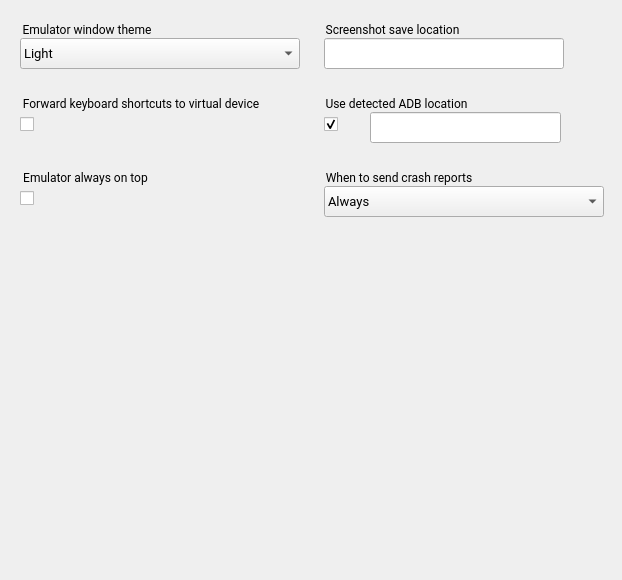
<?xml version="1.0" encoding="UTF-8"?>
<ui version="4.0">
 <class>SettingsPage</class>
 <widget class="QWidget" name="SettingsPage">
  <property name="geometry">
   <rect>
    <x>0</x>
    <y>0</y>
    <width>622</width>
    <height>580</height>
   </rect>
  </property>
  <property name="windowTitle">
   <string>Form</string>
  </property>
  <widget class="QGroupBox" name="set_crashReprotPrefTitle">
   <property name="geometry">
    <rect>
     <x>324</x>
     <y>168</y>
     <width>281</width>
     <height>21</height>
    </rect>
   </property>
   <property name="font">
    <font>
     <family>Roboto</family>
    </font>
   </property>
   <property name="styleSheet">
    <string notr="true">border: 0px;</string>
   </property>
   <property name="title">
    <string>When to send crash reports</string>
   </property>
   <property name="ColorGroup" stdset="0">
    <string>Title</string>
   </property>
  </widget>
  <widget class="QCheckBox" name="set_onTop">
   <property name="geometry">
    <rect>
     <x>20</x>
     <y>186</y>
     <width>211</width>
     <height>24</height>
    </rect>
   </property>
   <property name="iconSize">
    <size>
     <width>24</width>
     <height>24</height>
    </size>
   </property>
   <property name="checked">
    <bool>false</bool>
   </property>
   <property name="ColorGroup" stdset="0">
    <string>Toggle</string>
   </property>
  </widget>
  <widget class="QLineEdit" name="set_adbPathBox">
   <property name="enabled">
    <bool>true</bool>
   </property>
   <property name="geometry">
    <rect>
     <x>370</x>
     <y>112</y>
     <width>191</width>
     <height>31</height>
    </rect>
   </property>
   <property name="sizePolicy">
    <sizepolicy hsizetype="Fixed" vsizetype="Fixed">
     <horstretch>0</horstretch>
     <verstretch>0</verstretch>
    </sizepolicy>
   </property>
   <property name="readOnly">
    <bool>false</bool>
   </property>
  </widget>
  <widget class="QGroupBox" name="saveLocationTitle">
   <property name="geometry">
    <rect>
     <x>324</x>
     <y>20</y>
     <width>301</width>
     <height>21</height>
    </rect>
   </property>
   <property name="font">
    <font>
     <family>Roboto</family>
    </font>
   </property>
   <property name="styleSheet">
    <string notr="true">border: 0px;</string>
   </property>
   <property name="title">
    <string>Screenshot save location</string>
   </property>
   <property name="ColorGroup" stdset="0">
    <string>Title</string>
   </property>
  </widget>
  <widget class="QLineEdit" name="set_saveLocBox">
   <property name="enabled">
    <bool>true</bool>
   </property>
   <property name="geometry">
    <rect>
     <x>324</x>
     <y>38</y>
     <width>240</width>
     <height>31</height>
    </rect>
   </property>
   <property name="sizePolicy">
    <sizepolicy hsizetype="Fixed" vsizetype="Fixed">
     <horstretch>0</horstretch>
     <verstretch>0</verstretch>
    </sizepolicy>
   </property>
   <property name="readOnly">
    <bool>false</bool>
   </property>
  </widget>
  <widget class="QPushButton" name="set_saveLocFolderButton">
   <property name="geometry">
    <rect>
     <x>572</x>
     <y>38</y>
     <width>32</width>
     <height>32</height>
    </rect>
   </property>
   <property name="text">
    <string notr="true"/>
   </property>
   <property name="icon">
    <iconset resource="../resources.qrc">
     <normaloff>:/dark/folder</normaloff>:/dark/folder</iconset>
   </property>
   <property name="iconSize">
    <size>
     <width>24</width>
     <height>24</height>
    </size>
   </property>
   <property name="flat">
    <bool>true</bool>
   </property>
   <property name="themeIconName" stdset="0">
    <string notr="true">folder</string>
   </property>
  </widget>
  <widget class="QCheckBox" name="set_forwardShortcutsToDevice">
   <property name="geometry">
    <rect>
     <x>20</x>
     <y>112</y>
     <width>211</width>
     <height>24</height>
    </rect>
   </property>
   <property name="iconSize">
    <size>
     <width>24</width>
     <height>24</height>
    </size>
   </property>
   <property name="checked">
    <bool>false</bool>
   </property>
   <property name="ColorGroup" stdset="0">
    <string>Toggle</string>
   </property>
  </widget>
  <widget class="QCheckBox" name="set_autoFindAdb">
   <property name="geometry">
    <rect>
     <x>324</x>
     <y>112</y>
     <width>41</width>
     <height>24</height>
    </rect>
   </property>
   <property name="iconSize">
    <size>
     <width>24</width>
     <height>24</height>
    </size>
   </property>
   <property name="checked">
    <bool>true</bool>
   </property>
   <property name="ColorGroup" stdset="0">
    <string>Toggle</string>
   </property>
  </widget>
  <widget class="QGroupBox" name="set_onTopTitle">
   <property name="geometry">
    <rect>
     <x>20</x>
     <y>168</y>
     <width>211</width>
     <height>21</height>
    </rect>
   </property>
   <property name="font">
    <font>
     <family>Roboto</family>
    </font>
   </property>
   <property name="styleSheet">
    <string notr="true">border: 0px;</string>
   </property>
   <property name="title">
    <string>Emulator always on top</string>
   </property>
   <property name="ColorGroup" stdset="0">
    <string>Title</string>
   </property>
  </widget>
  <widget class="QGroupBox" name="themeTitle">
   <property name="geometry">
    <rect>
     <x>20</x>
     <y>20</y>
     <width>181</width>
     <height>21</height>
    </rect>
   </property>
   <property name="font">
    <font>
     <family>Roboto</family>
    </font>
   </property>
   <property name="styleSheet">
    <string notr="true">border: 0px;</string>
   </property>
   <property name="title">
    <string>Emulator window theme</string>
   </property>
   <property name="ColorGroup" stdset="0">
    <string>Title</string>
   </property>
  </widget>
  <widget class="QComboBox" name="set_themeBox">
   <property name="geometry">
    <rect>
     <x>20</x>
     <y>38</y>
     <width>280</width>
     <height>31</height>
    </rect>
   </property>
   <property name="font">
    <font>
     <family>Roboto</family>
     <pointsize>10</pointsize>
    </font>
   </property>
   <property name="styleSheet">
    <string notr="true">padding: 3px 3px 3px 3px;</string>
   </property>
   <item>
    <property name="text">
     <string>Light</string>
    </property>
   </item>
   <item>
    <property name="text">
     <string>Dark</string>
    </property>
   </item>
  </widget>
  <widget class="QPushButton" name="set_adbPathButton">
   <property name="geometry">
    <rect>
     <x>572</x>
     <y>112</y>
     <width>32</width>
     <height>32</height>
    </rect>
   </property>
   <property name="text">
    <string notr="true"/>
   </property>
   <property name="icon">
    <iconset resource="../resources.qrc">
     <normaloff>:/dark/folder</normaloff>:/dark/folder</iconset>
   </property>
   <property name="iconSize">
    <size>
     <width>24</width>
     <height>24</height>
    </size>
   </property>
   <property name="flat">
    <bool>true</bool>
   </property>
   <property name="themeIconName" stdset="0">
    <string notr="true">folder</string>
   </property>
  </widget>
  <widget class="QGroupBox" name="mouseFocusTitle">
   <property name="geometry">
    <rect>
     <x>20</x>
     <y>94</y>
     <width>281</width>
     <height>21</height>
    </rect>
   </property>
   <property name="font">
    <font>
     <family>Roboto</family>
    </font>
   </property>
   <property name="styleSheet">
    <string notr="true">border: 0px;</string>
   </property>
   <property name="title">
    <string>Forward keyboard shortcuts to virtual device</string>
   </property>
   <property name="ColorGroup" stdset="0">
    <string>Title</string>
   </property>
  </widget>
  <widget class="QGroupBox" name="autoFindAdbTitle">
   <property name="geometry">
    <rect>
     <x>324</x>
     <y>94</y>
     <width>251</width>
     <height>21</height>
    </rect>
   </property>
   <property name="font">
    <font>
     <family>Roboto</family>
    </font>
   </property>
   <property name="styleSheet">
    <string notr="true">border: 0px;</string>
   </property>
   <property name="title">
    <string>Use detected ADB location</string>
   </property>
   <property name="ColorGroup" stdset="0">
    <string>Title</string>
   </property>
  </widget>
  <widget class="QComboBox" name="set_crashReportPrefComboBox">
   <property name="geometry">
    <rect>
     <x>324</x>
     <y>186</y>
     <width>280</width>
     <height>31</height>
    </rect>
   </property>
   <property name="font">
    <font>
     <family>Roboto</family>
     <pointsize>10</pointsize>
    </font>
   </property>
   <property name="styleSheet">
    <string notr="true">padding: 3px 3px 3px 3px;</string>
   </property>
   <property name="maxVisibleItems">
    <number>3</number>
   </property>
   <item>
    <property name="text">
     <string>Always</string>
    </property>
   </item>
   <item>
    <property name="text">
     <string>Never</string>
    </property>
   </item>
   <item>
    <property name="text">
     <string>Ask</string>
    </property>
   </item>
  </widget>
 </widget>
 <tabstops>
  <tabstop>set_themeBox</tabstop>
  <tabstop>set_forwardShortcutsToDevice</tabstop>
  <tabstop>set_onTop</tabstop>
  <tabstop>set_saveLocBox</tabstop>
  <tabstop>set_saveLocFolderButton</tabstop>
 </tabstops>
 <resources>
  <include location="../resources.qrc"/>
 </resources>
 <connections/>
</ui>
